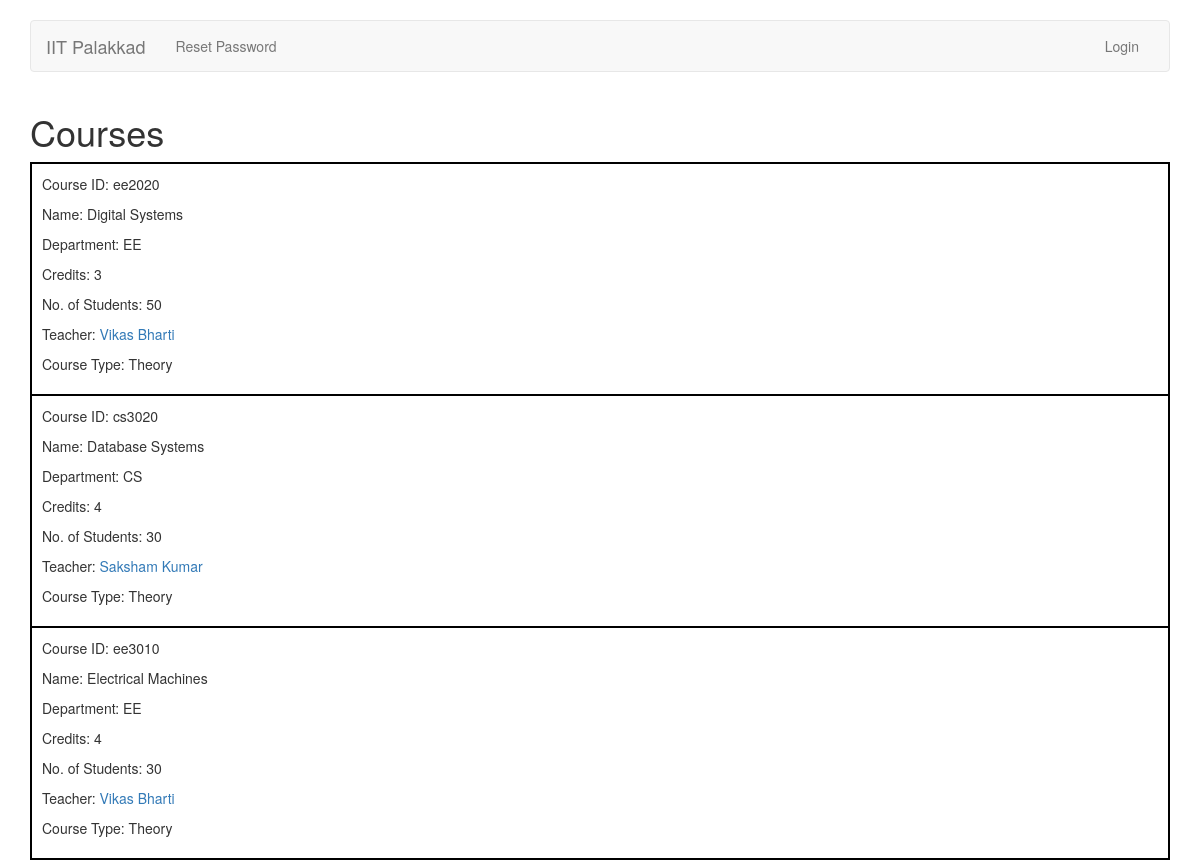
Before: /accounts/display/courses/ with the older database file.
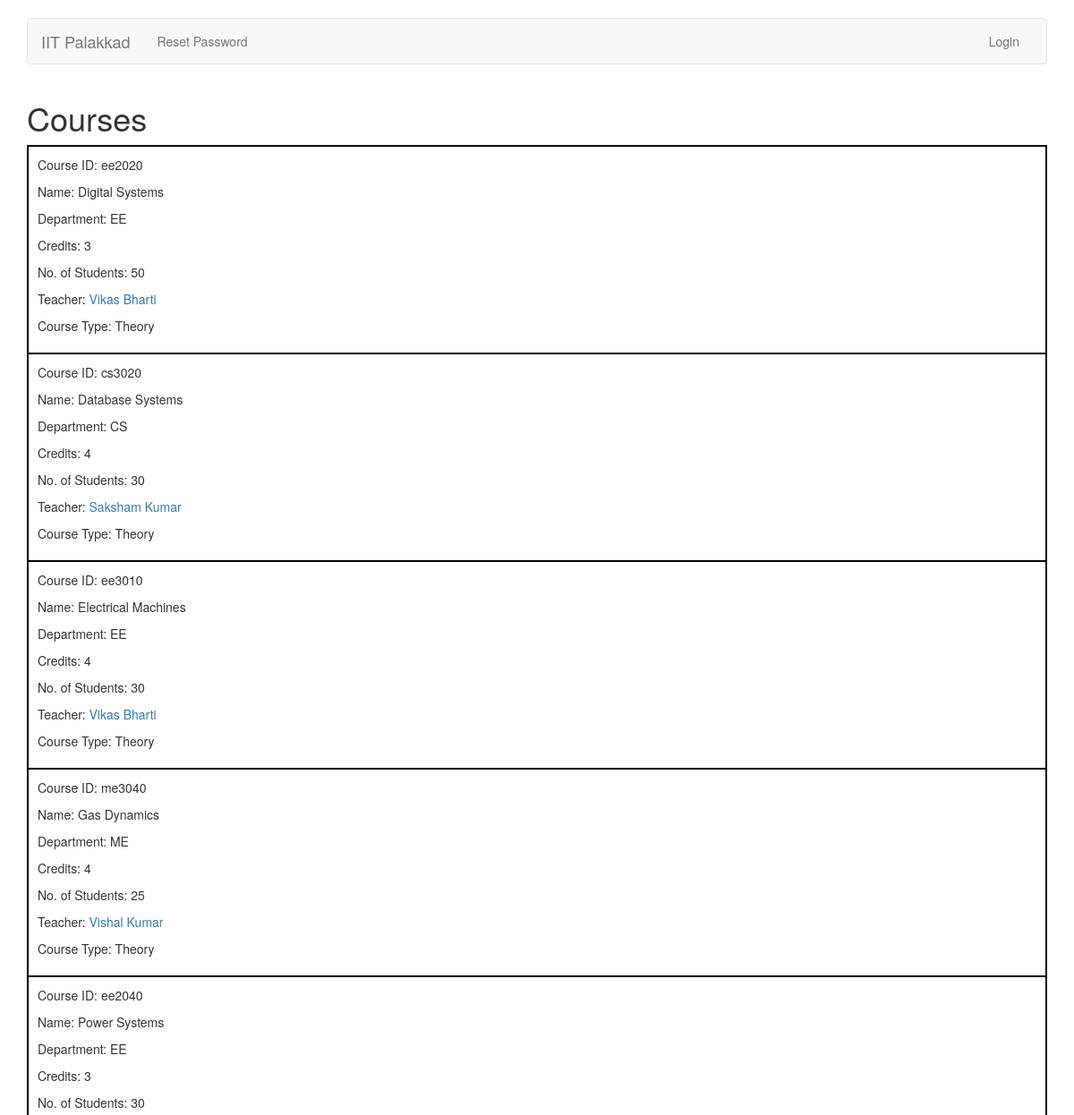
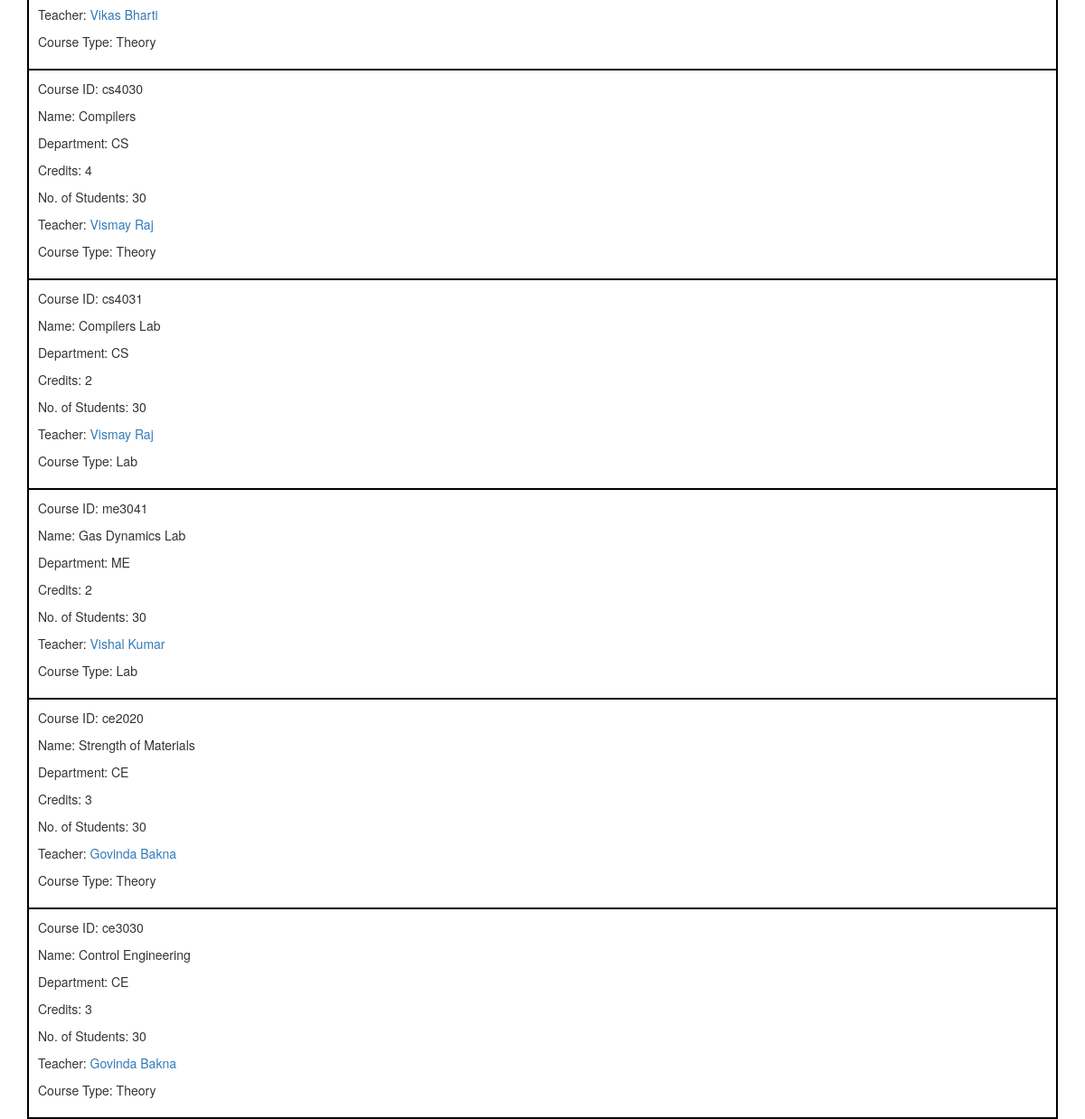
After: the same page with the newer database file (2 pictures, top to bottom).
### accounts/models.py (models this page shows)
class Course(models.Model):
	COURSE_TYPES = (
		('L','Lab'),
		('T','Theory'),
	)
	course_id = models.CharField(max_length=20)
	name = models.CharField(max_length=255)
	department = models.CharField(max_length=100)
	credits = models.IntegerField()
	students = models.IntegerField(default=0)
	teacher = models.ForeignKey(TeacherProfile, related_name='course_teacher', on_delete=models.CASCADE)
	course_type = models.CharField(max_length=1, choices=COURSE_TYPES)
	def __str__(self):
		return self.name

class TeacherProfile(models.Model):
	user = models.OneToOneField(User, unique=True, on_delete=models.CASCADE, null=True, related_name='teacher_profile')
	phone_number = models.CharField(max_length=10)
	address = models.CharField(max_length=100)
	def __str__(self):
		return self.user.first_name + " " + self.user.last_name

class User(AbstractUser):
    	TA = 1
    	TEACHER = 2
    	ADMIN = 3
    	ROLE_CHOICES = (
        	(TA, 'TA'),
        	(TEACHER, 'Teacher'),
        	(ADMIN, 'Admin'),
    	)
	role = models.PositiveSmallIntegerField(choices=ROLE_CHOICES, null=True, blank=True)

### accounts/views.py (the view)
def display_courses(request):
	courses = Course.objects.all()
	args = { 'courses': courses }
	return render(request, 'accounts/display_courses.html', args)

### accounts/templates/accounts/display_courses.html (shortened to what this page needs)
{% extends 'base.html' %}
{% block body %}
	<div class="container">
	<h1>Courses</h1>
	<table style="border: 1px solid black; width:100%">
	{% for course in courses %}
	<tr>
	<td style="border: 2px solid black; padding:10px">
		<p>Course ID: {{ course.course_id }}</p>
		<p>Name: {{ course.name }}</p>
		<p>Department: {{ course.department }}</p>
		<p>Credits: {{ course.credits }}</p>
		<p>No. of Students: {{ course.students }}</p>
		<p>Teacher: <a href="{% url 'profile_view_other' pk=course.teacher.id %}">{{ course.teacher }}</a></p>
		{% if course.course_type == 'L' %}
			<p>Course Type: Lab</p>
		{% else %}
			<p>Course Type: Theory</p>
		{% endif %}
	</td>
	</tr>
	{% endfor %}
	</table>
	</div>
{% endblock %}

### accounts/templates/base.html (shortened to what this page needs)
<!DOCTYPE html>
<html>
	<head>
		<link rel="stylesheet" href="https://maxcdn.bootstrapcdn.com/bootstrap/3.4.0/css/bootstrap.min.css">
	</head>
	<body>
	<br>
	<div class="container">
      <nav class="navbar navbar-default">
        <div class="container-fluid">
          <div class="navbar-header">
            <a class="navbar-brand" href="{% url 'home' %}">IIT Palakkad</a>
          </div>
          <div id="navbar" class="navbar-collapse collapse">
	{% if user.is_authenticated %}
            <ul class="nav navbar-nav">
              <li><a href="{% url 'home' %}">Home</a></li>
              <li><a href="{% url 'profile' %}">Profile</a></li>
            {% if user.role == 3 %}
	      <li><a href="{% url 'add' %}">Add</a></li>
            {% endif %}
	      <li><a href="{% url 'display' %}">Display</a></li>
	      <li><a href="{% url 'find' %}">Find</a></li>
            {% if user.role == 1 %}
	      <li><a href="{% url 'ta_preference' %}">Preference</a></li>
            {% endif %}
              <li><a href="{% url 'change_password' %}">Change Password</a></li>
            {% if user.role == 2 %}
                  <li><a href="{% url 'display_courses_teacher' %}">My Courses</a></li>
            {% endif %}
              <li><a href="{% url 'allotment_results' %}">Allotment</a></li>
            </ul>
	    <ul class="nav navbar-nav navbar-right">
              <li><a href="{% url 'logout' %}">Logout</a></li>
	    </ul>
	{% else %}
	    <ul class="nav navbar-nav">
              <li><a href="{% url 'reset_password' %}">Reset Password</a></li>
	    </ul>
            <ul class="nav navbar-nav navbar-right">
              <li><a href="{% url 'login' %}">Login</a></li>
            </ul>
	{% endif %}
          </div>
        </div>
      </nav>
	</div>
		{% block body %}{% endblock %}
	</body>
</html>

Changed rows visible on the page:
added Course: course_id "me3040", name "Gas Dynamics", department "ME", credits "4", students "25", teacher "Vishal Kumar", course_type "Course Type: Theory"
added Course: course_id "ee2040", name "Power Systems", department "EE", credits "3", students "30", teacher "Vikas Bharti", course_type "Course Type: Theory"
added Course: course_id "cs4030", name "Compilers", department "CS", credits "4", students "30", teacher "Vismay Raj", course_type "Course Type: Theory"
added Course: course_id "cs4031", name "Compilers Lab", department "CS", credits "2", students "30", teacher "Vismay Raj", course_type "Course Type: Lab"
added Course: course_id "me3041", name "Gas Dynamics Lab", department "ME", credits "2", students "30", teacher "Vishal Kumar", course_type "Course Type: Lab"
added Course: course_id "ce2020", name "Strength of Materials", department "CE", credits "3", students "30", teacher "Govinda Bakna", course_type "Course Type: Theory"
added Course: course_id "ce3030", name "Control Engineering", department "CE", credits "3", students "30", teacher "Govinda Bakna", course_type "Course Type: Theory"
